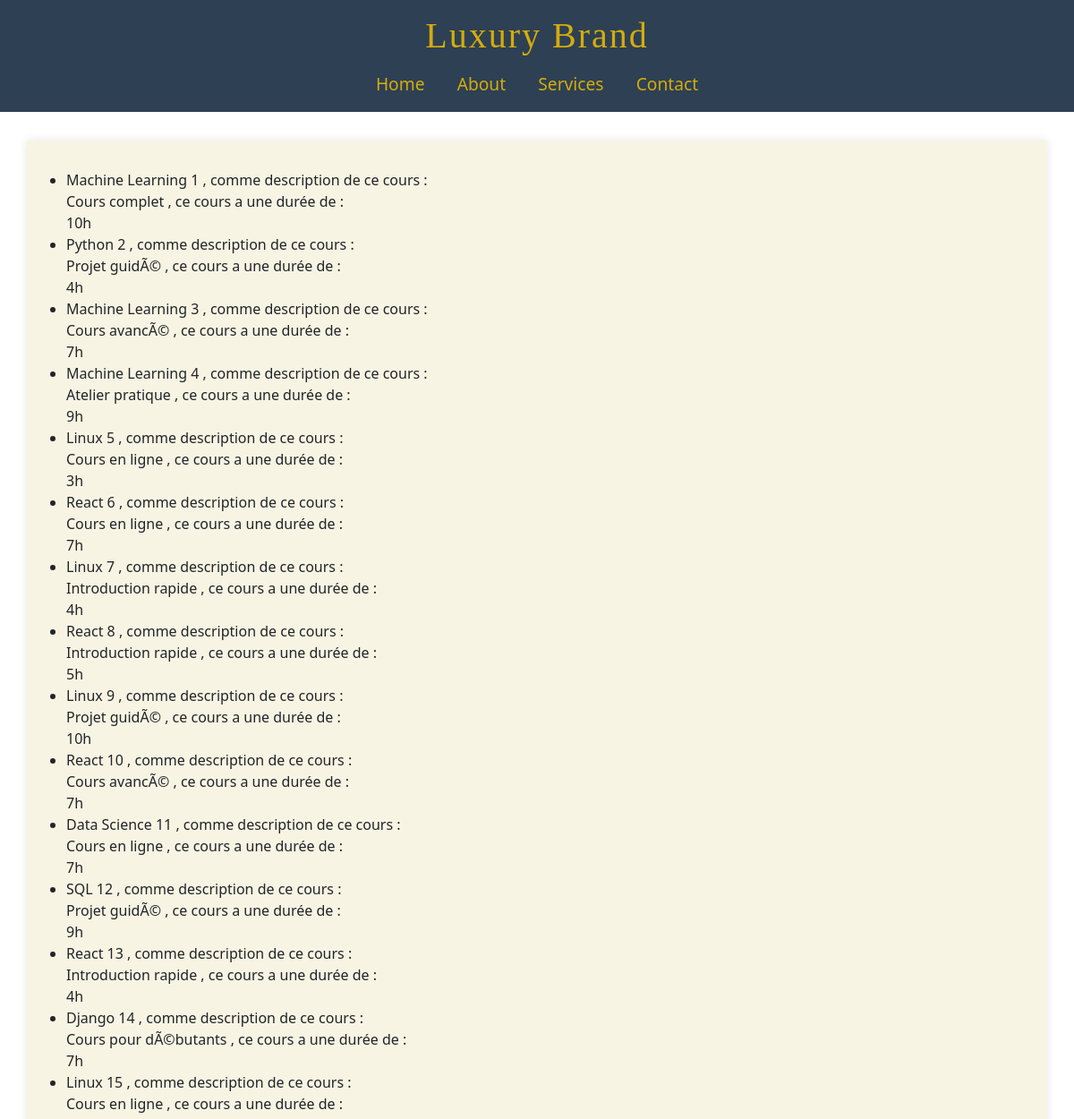
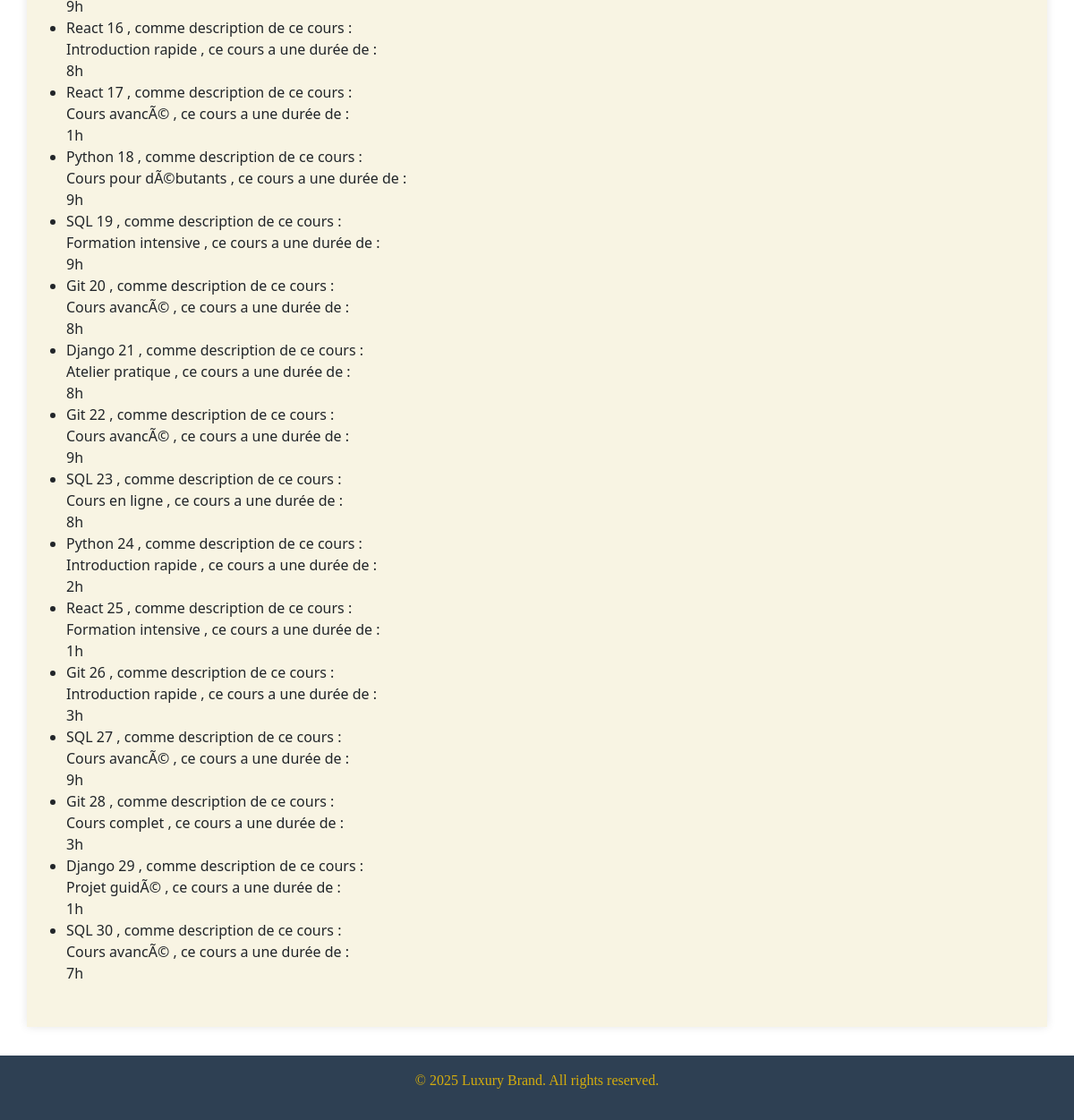
The page /FormUP/tous_cours/ on the database its author committed (2 pictures, top to bottom).
### FormUP/models.py (models this page shows, shortened)
class Cours(models.Model):
    titre = models.CharField(max_length=100)
    description = models.CharField(max_length=100)
    duree = models.CharField(max_length=10)

### FormUP/views.py (the view)
# urls.py: path('tous_cours/', views.tous_cours, name='tous_cours.html'),
def tous_cours(request):
	cours = Cours.objects.all()
	return render(request,'tous_cours.html', {'cours': cours})

### FormUP/templates/tous_cours.html
{% extends 'base.html' %}
{% block content %}
<ul>
{% for cours in cours %}
<li>{{cours.titre}} , comme description de ce cours : <br> {{cours.description}} , ce cours a une durée de : <br>
{{cours.duree}}</li>
{% endfor %}
</ul>
{% endblock %}

### app1/templates/base.html (style rules this page uses)
:root { --deep-navy: #2E4053; --soft-gold: #D4AC0D; --ivory: #F8F4E3; --dark-gray: #1C1C1C; }
body, h1, h2, p { margin: 0; padding: 0; font-family: 'Georgia', serif; }
body { background-color: var(--ivory); color: var(--dark-gray); line-height: 1.6; }

### rows shown on the page
Cours: titre "Machine Learning 1", description "Cours complet", duree "10h"
Cours: titre "Python 2", description "Projet guidÃ©", duree "4h"
Cours: titre "Machine Learning 3", description "Cours avancÃ©", duree "7h"
Cours: titre "Machine Learning 4", description "Atelier pratique", duree "9h"
Cours: titre "Linux 5", description "Cours en ligne", duree "3h"
Cours: titre "React 6", description "Cours en ligne", duree "7h"
Cours: titre "Linux 7", description "Introduction rapide", duree "4h"
Cours: titre "React 8", description "Introduction rapide", duree "5h"
Cours: titre "Linux 9", description "Projet guidÃ©", duree "10h"
Cours: titre "React 10", description "Cours avancÃ©", duree "7h"
Cours: titre "Data Science 11", description "Cours en ligne", duree "7h"
Cours: titre "SQL 12", description "Projet guidÃ©", duree "9h"
Cours: titre "React 13", description "Introduction rapide", duree "4h"
Cours: titre "Django 14", description "Cours pour dÃ©butants", duree "7h"
Cours: titre "Linux 15", description "Cours en ligne", duree "9h"
Cours: titre "React 16", description "Introduction rapide", duree "8h"
Cours: titre "React 17", description "Cours avancÃ©", duree "1h"
Cours: titre "Python 18", description "Cours pour dÃ©butants", duree "9h"
Cours: titre "SQL 19", description "Formation intensive", duree "9h"
Cours: titre "Git 20", description "Cours avancÃ©", duree "8h"
Cours: titre "Django 21", description "Atelier pratique", duree "8h"
Cours: titre "Git 22", description "Cours avancÃ©", duree "9h"
Cours: titre "SQL 23", description "Cours en ligne", duree "8h"
Cours: titre "Python 24", description "Introduction rapide", duree "2h"
Cours: titre "React 25", description "Formation intensive", duree "1h"
Cours: titre "Git 26", description "Introduction rapide", duree "3h"
Cours: titre "SQL 27", description "Cours avancÃ©", duree "9h"
Cours: titre "Git 28", description "Cours complet", duree "3h"
Cours: titre "Django 29", description "Projet guidÃ©", duree "1h"
Cours: titre "SQL 30", description "Cours avancÃ©", duree "7h"
